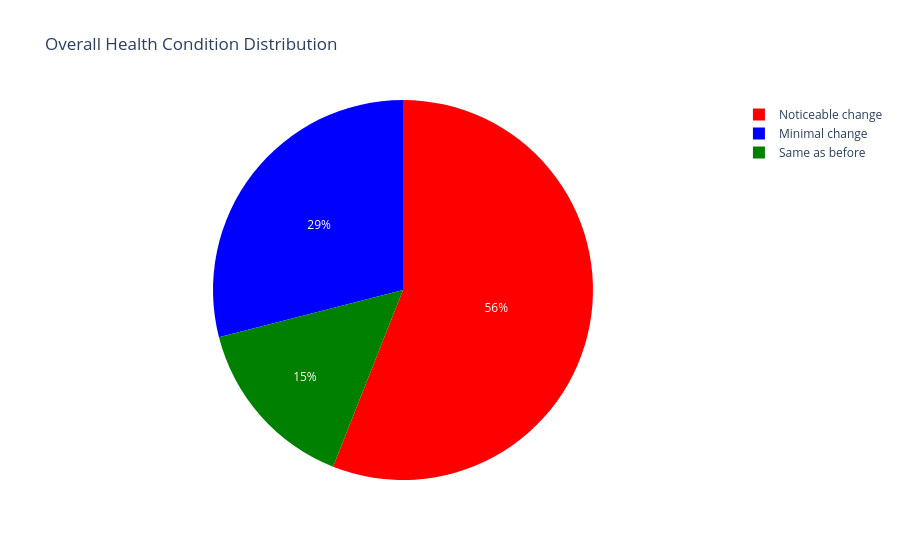

The cell this chart's notebook holds for it:
### Code cell
color_map = {
    'Minimal change': 'blue',
    'Same as before': 'green',
    'Noticeable change': 'red'
}
fig = px.pie(df, 
             names='Compared to pre-COVID, your overall health condition is',
                color='Compared to pre-COVID, your overall health condition is',
                color_discrete_map=color_map,
             title="Overall Health Condition Distribution"
             )
fig.show()

### Figure 1 — Plotly figure (JSON) as saved in the notebook; plotly's stock layout.template omitted (floating-point values rounded to 4 significant figures)
{"data": [{"customdata": [["Noticeable change"], ["Minimal change"], ["Noticeable change"], ["Noticeable change"], ["Noticeable change"], ["Noticeable change"], ["Minimal change"], ["Minimal change"], ["Noticeable change"], ["Noticeable change"], ["Noticeable change"], ["Minimal change"], ["Noticeable change"], ["Noticeable change"], ["Minimal change"], ["Noticeable change"], ["Minimal change"], ["Minimal change"], ["Noticeable change"], ["Minimal change"], ["Minimal change"], ["Minimal change"], ["Minimal change"], ["Minimal change"], ["Minimal change"], ["Noticeable change"], ["Minimal change"], ["Noticeable change"], ["Noticeable change"], ["Noticeable change"], ["Noticeable change"], ["Noticeable change"], ["Noticeable change"], ["Noticeable change"], ["Minimal change"], ["Noticeable change"], ["Noticeable change"], ["Noticeable change"], ["Noticeable change"], ["Noticeable change"], ["Noticeable change"], ["Noticeable change"], ["Noticeable change"], ["Same as before"], ["Same as before"], ["Noticeable change"], ["Same as before"], ["Noticeable change"], ["Minimal change"], ["Noticeable change"], ["Minimal change"], ["Noticeable change"], ["Noticeable change"], ["Minimal change"], ["Minimal change"], ["Noticeable change"], ["Minimal change"], ["Same as before"], ["Noticeable change"], ["Same as before"], ["Noticeable change"], ["Noticeable change"], ["Noticeable change"], ["Noticeable change"], ["Noticeable change"], ["Minimal change"], ["Noticeable change"], ["Minimal change"], ["Same as before"], ["Same as before"], ["Noticeable change"], ["Noticeable change"], ["Noticeable change"], ["Noticeable change"], ["Minimal change"], ["Noticeable change"], ["Noticeable change"], ["Noticeable change"], ["Same as before"], ["Same as before"], ["Noticeable change"], ["Noticeable change"], ["Noticeable change"], ["Same as before"], ["Same as before"], ["Noticeable change"], ["Same as before"], ["Same as before"], ["Same as before"], ["Noticeable change"], ["Minimal change"], ["Minimal change"], ["Minimal change"], ["Minimal change"], ["Noticeable change"], ["Minimal change"], ["Noticeable change"], ["Minimal change"], ["Same as before"], ["Noticeable change"]], "domain": {"x": [0, 1], "y": [0, 1]}, "hovertemplate": "Compared to pre-COVID, your overall health condition is=%{customdata[0]}<extra></extra>", "labels": ["Noticeable change", "Minimal change", "Noticeable change", "Noticeable change", "Noticeable change", "Noticeable change", "Minimal change", "Minimal change", "Noticeable change", "Noticeable change", "Noticeable change", "Minimal change", "Noticeable change", "Noticeable change", "Minimal change", "Noticeable change", "Minimal change", "Minimal change", "Noticeable change", "Minimal change", "Minimal change", "Minimal change", "Minimal change", "Minimal change", "Minimal change", "Noticeable change", "Minimal change", "Noticeable change", "Noticeable change", "Noticeable change", "Noticeable change", "Noticeable change", "Noticeable change", "Noticeable change", "Minimal change", "Noticeable change", "Noticeable change", "Noticeable change", "Noticeable change", "Noticeable change", "Noticeable change", "Noticeable change", "Noticeable change", "Same as before", "Same as before", "Noticeable change", "Same as before", "Noticeable change", "Minimal change", "Noticeable change", "Minimal change", "Noticeable change", "Noticeable change", "Minimal change", "Minimal change", "Noticeable change", "Minimal change", "Same as before", "Noticeable change", "Same as before", "Noticeable change", "Noticeable change", "Noticeable change", "Noticeable change", "Noticeable change", "Minimal change", "Noticeable change", "Minimal change", "Same as before", "Same as before", "Noticeable change", "Noticeable change", "Noticeable change", "Noticeable change", "Minimal change", "Noticeable change", "Noticeable change", "Noticeable change", "Same as before", "Same as before", "Noticeable change", "Noticeable change", "Noticeable change", "Same as before", "Same as before", "Noticeable change", "Same as before", "Same as before", "Same as before", "Noticeable change", "Minimal change", "Minimal change", "Minimal change", "Minimal change", "Noticeable change", "Minimal change", "Noticeable change", "Minimal change", "Same as before", "Noticeable change"], "legendgroup": "", "marker": {"colors": ["red", "blue", "red", "red", "red", "red", "blue", "blue", "red", "red", "red", "blue", "red", "red", "blue", "red", "blue", "blue", "red", "blue", "blue", "blue", "blue", "blue", "blue", "red", "blue", "red", "red", "red", "red", "red", "red", "red", "blue", "red", "red", "red", "red", "red", "red", "red", "red", "green", "green", "red", "green", "red", "blue", "red", "blue", "red", "red", "blue", "blue", "red", "blue", "green", "red", "green", "red", "red", "red", "red", "red", "blue", "red", "blue", "green", "green", "red", "red", "red", "red", "blue", "red", "red", "red", "green", "green", "red", "red", "red", "green", "green", "red", "green", "green", "green", "red", "blue", "blue", "blue", "blue", "red", "blue", "red", "blue", "green", "red"]}, "name": "", "showlegend": true, "type": "pie"}], "layout": {"legend": {"tracegroupgap": 0}, "title": {"text": "Overall Health Condition Distribution"}}}
